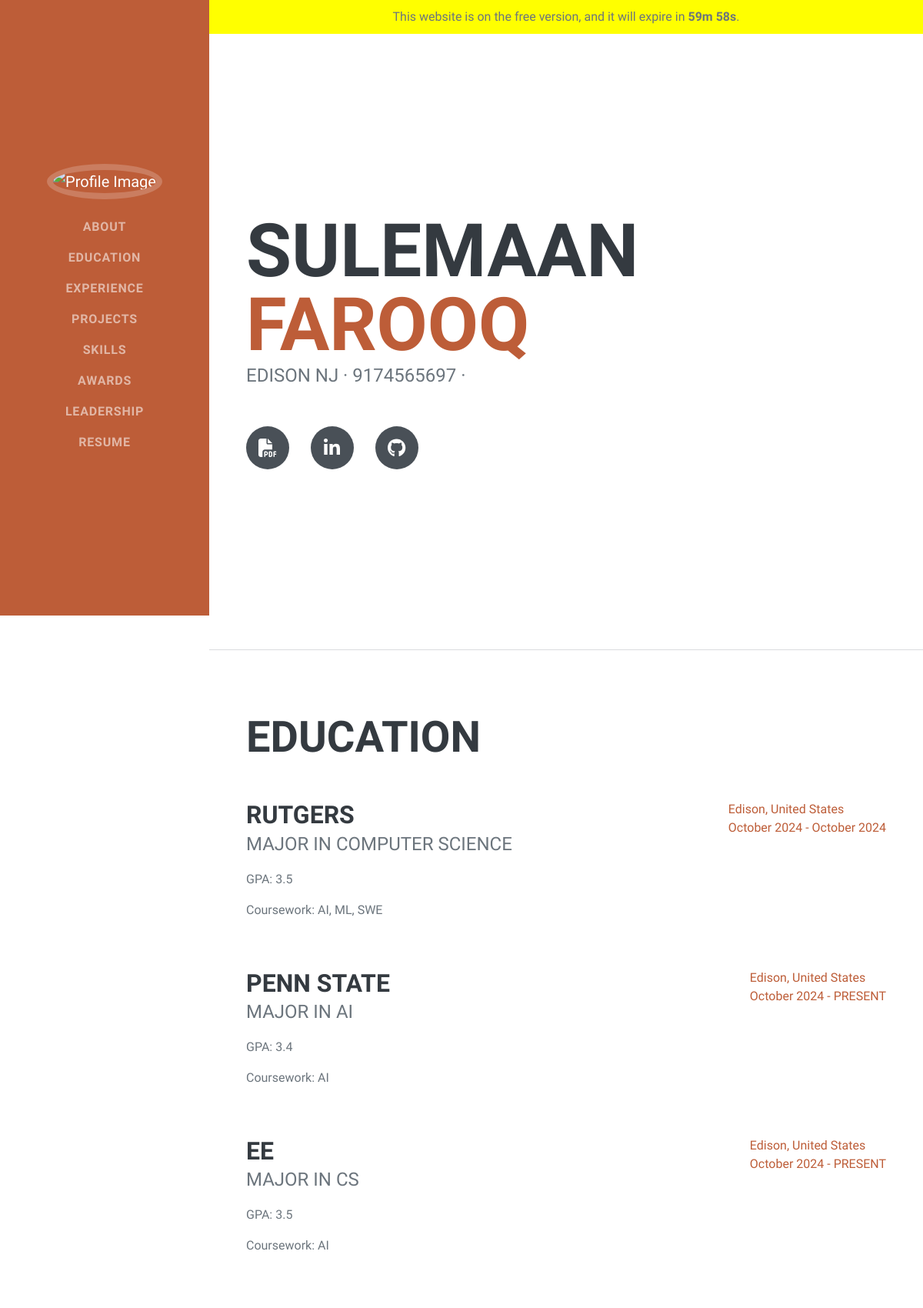
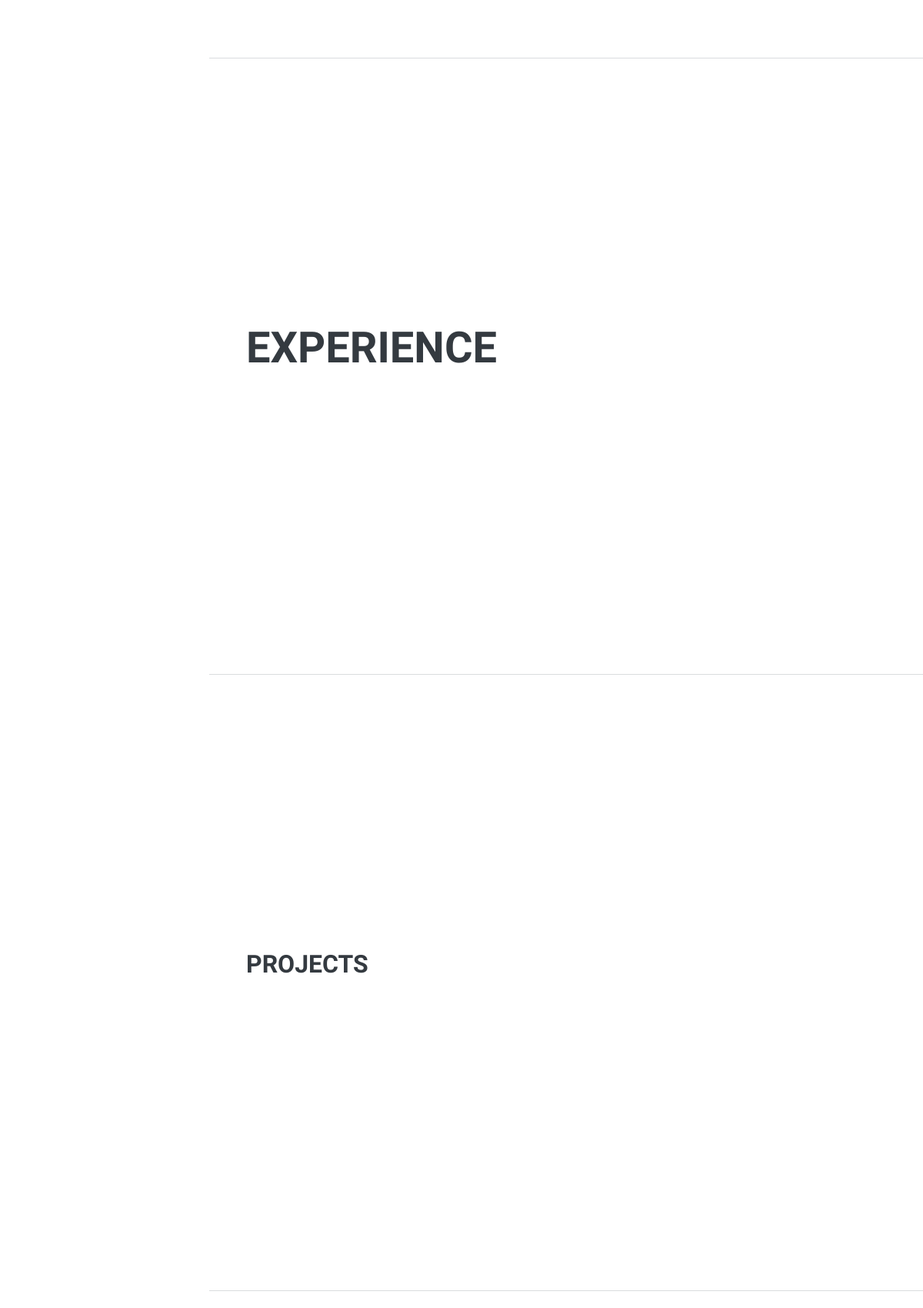
/sulemaan/ (upper part), run on the app's committed database (2 pictures, top to bottom).
### resume_app/models.py (models this page shows, shortened)
class UserProfile(models.Model):
    def profile_image_upload_to(instance, filename):
        return f"profile_pictures/{instance.account.id}.jpg"
    id = models.AutoField(primary_key=True)
    account = models.ForeignKey(Account, on_delete=models.CASCADE, null=True, related_name='account_user_profile')
    first_name = models.CharField(max_length=255)
    last_name = models.CharField(max_length=255)
    phone = models.CharField(max_length=15)
    city = models.CharField(max_length=255)
    state = models.CharField(max_length=255)
    linkedin_link = models.CharField(blank=True, null=True, max_length=255)
    resume_link = models.URLField(blank=True, null=True)
    github_link = models.CharField(blank=True, null=True, max_length=255)
    website_link = models.URLField(blank=True, null=True)
    profile_image = models.ImageField(upload_to=profile_image_upload_to, storage=OverwriteStorage(), blank=True, null=True)
    spoken_languages = models.CharField(max_length=255, blank=True, null=True)
    programming_languages = models.CharField(max_length=255, blank=True, null=True)
    technical_skills = models.CharField(max_length=255, blank=True, null=True)
    leadership = models.CharField(max_length=255, blank=True, null=True)

class Education(models.Model):
    id = models.AutoField(primary_key=True)
    account = models.ForeignKey(Account, on_delete=models.CASCADE, null=True, related_name='account_education')
    institution = models.CharField(max_length=255, blank=True, null=True)
    major = models.CharField(max_length=255, blank=True, null=True)
    minor = models.CharField(max_length=255, blank=True, null=True)
    GPA = models.CharField(max_length=255, blank=True, null=True)
    start_date = models.DateField(default=date.today, null=True)
    end_date = models.DateField(default=date.today, null=True)
    city = models.CharField(max_length=255, blank=True, null=True)
    country = models.CharField(max_length=255, blank=True, null=True)
    current = models.BooleanField(default=False, null=True)
    coursework = models.CharField(max_length=1000, blank=True, null=True)
    DEGREE_CHOICES = [
        ('Bachelor of Science', 'Bachelor of Science'),
        ('Bachelor of Art', 'Bachelor of Art'),
        ('Master of Arts', 'Master of Arts'),
        ('Master of Science', 'Master of Science'),
        ('Master of Business Administration', 'Master of Business Administration'),
        ('Associate of Arts', 'Associate of Arts'),
        ('Associate of Science', 'Associate of Science'),
        ('Associate of Business Administration', 'Associate of Business Administration'),
        ('Associate of Engineering', 'Associate of Engineering'),
        ('Associate of Nursing', 'Associate of Nursing'),
    ]
    degree_type = models.CharField(
        max_length=100,
        choices=DEGREE_CHOICES,
        blank=True,
        null=True,
    )
    def __str__(self):
        return f"{self.id}: {self.account}"

### resume_app/views.py (the view)
# urls.py: path('<str:url_name>/', website, name='website'),
def website(request, url_name):
    try:
        account = Account.objects.get(name=url_name)
        user_profile = get_object_or_404(UserProfile, account=account)
        user_plan = Plan.objects.get(account=account)
        education_list = Education.objects.filter(account=account)  # Use filter to get all related education records
        print("education_list", education_list)
        context = {
            'user_profile': user_profile,
            'account': account,
            'user_plan': user_plan,
            'education_list': education_list,  # Pass the list of education records
        }
        return render(request, 'website.html', context)
    except Account.DoesNotExist:
        print(f"Account with url_name {url_name} does not exist.")
        return render(request, 'home.html', status=404)  # Render a custom 404 page

### resume_app/models.py (called while the page is built)
    def __str__(self):
        return f"{self.id}: {self.name}"

### resume_app/templates/website.html (shortened to what this page needs)
{% load static %}
<!DOCTYPE html>
<html lang="en">
    <head>
        <link href="{% static 'css/styles.css' %}" rel="stylesheet" />
    </head>
    <body>
    <body id="page-top">
        {% if account.tier == "free" %}
            <div id="expiration-banner" style="background-color: yellow; text-align: center; padding: 10px; width: 100%;">
                This website is on the free version, and it will expire in <span id="expiration-time"></span>.
            </div>
        {% endif %}
        <nav class="navbar navbar-expand-lg navbar-dark bg-primary fixed-top" id="sideNav">
            <a class="navbar-brand js-scroll-trigger" href="#page-top">
                <span class="d-none d-lg-block">
                    {% if user_profile.profile_image %}
                        <img class="img-fluid img-profile rounded-circle mx-auto mb-2" src="{% static 'profile_pictures/' %}{{ account.id }}.jpg" alt="Profile Image" />
                    {% else %}
                        <img class="img-fluid img-profile rounded-circle mx-auto mb-2" src="{% static 'profile_pictures/0.jpg' %}" alt="Profile Image" />
                    {% endif %}
                </span>
            </a>
            <div class="collapse navbar-collapse" id="navbarResponsive">
                <ul class="navbar-nav">
                    <li class="nav-item"><a class="nav-link js-scroll-trigger" href="#about">About</a></li>
                    <li class="nav-item"><a class="nav-link js-scroll-trigger" href="#education">Education</a></li>
                    <li class="nav-item"><a class="nav-link js-scroll-trigger" href="#experience">Experience</a></li>
                    <li class="nav-item"><a class="nav-link js-scroll-trigger" href="#projects">Projects</a></li>
                    <li class="nav-item"><a class="nav-link js-scroll-trigger" href="#skills">Skills</a></li>
                    <li class="nav-item"><a class="nav-link js-scroll-trigger" href="#awards">Awards</a></li>
                    <li class="nav-item"><a class="nav-link js-scroll-trigger" href="#Leadership">Leadership</a></li>
                    <li class="nav-item"><a class="nav-link js-scroll-trigger" href="{{user_profile.resume_link}}" target="_blank">Resume</a></li>
                </ul>
            </div>
        </nav>
        <div class="container-fluid p-0">
            <section class="resume-section" id="about">
                <div class="resume-section-content">
                    <h1 class="mb-0">
                        {{user_profile.first_name}}
                        <span class="text-primary">{{user_profile.last_name}}</span>
                    </h1>
                    <div class="subheading mb-5">
                        {{user_profile.city}} {{user_profile.state}} · {{user_profile.phone}} ·
                    </div>
                    <div class="social-icons">
                        <a class="social-icon" href="{{user_profile.resume_link}}" target="_blank"><i class="fa-solid fa-file-pdf"></i></a>
                        <a class="social-icon" href="{{user_profile.linkedin_link}}" target="_blank" ><i class="fab fa-linkedin-in"></i></a>
                        <a class="social-icon" href="{{user_profile.github_link}}" target="_blank"><i class="fab fa-github"></i></a>
                    </div>
                </div>
            </section>
            <hr class="m-0" />
            <section class="resume-section" id="education">
                <div class="resume-section-content">
                    <h2 class="mb-5">Education</h2>
                    {% if education_list %}
                        {% for education in education_list %}
                            <div class="d-flex flex-column flex-md-row justify-content-between mb-5">
                                <div class="flex-grow-1">
                                    <h3 class="mb-0">{{ education.institution|default_if_none:"Institution not provided" }}</h3>
                                    {% if education.major %}
                                        <div class="subheading mb-3">Major in {{ education.major }}</div>
                                    {% endif %}
                                    {% if education.GPA %}
                                        <p>GPA: {{ education.GPA }}</p>
                                    {% endif %}
                                    {% if education.coursework %}
                                        <p>Coursework: {{ education.coursework }}</p>
                                    {% endif %}
                                </div>
                                <div class="flex-shrink-0">
                                    <span class="text-primary">
                                        {% if education.city and education.country %}
                                            {{ education.city }}, {{ education.country }} <br>
                                        {% endif %}
                                        {{ education.start_date|date:"F Y" }} -
                                        {% if education.current %}
                                            PRESENT
                                        {% else %}
                                            {{ education.end_date|date:"F Y" }}
                                        {% endif %}
                                    </span>
                                </div>
                            </div>
                        {% endfor %}
                    {% else %}
                        <p>No education records found.</p>
                    {% endif %}
                </div>
            </section>
            <hr class="m-0" />
            <section class="resume-section" id="experience">
                <div class="resume-section-content">
                    <h2 class="mb-5">Experience</h2>
                </div>
            </section>
            <hr class="m-0" />
            <section class="resume-section" id="projects">
                <div class="d-flex flex-column flex-md-row justify-content-between mb-5">
                    <div class="flex-grow-1">
                        <h3 class="mb-0">PROJECTS</h3>
                    </div>
                </div>
            </section>
            <hr class="m-0" />
            <section class="resume-section" id="skills">
            </section>
        </div>
    </body>
</html>

### data on the page
UserProfile: first_name "SULEMAAN", last_name "FAROOQ", city "EDISON", state "NJ", phone "9174565697"
Education: institution "RUTGERS", major "COMPUTER SCIENCE", GPA "3.5", coursework "AI, ML, SWE", city "Edison", country "United States", start_date "October 2024", end_date "October 2024"
Education: institution "PENN STATE", major "AI", GPA "3.4", coursework "AI", city "Edison", country "United States", start_date "October 2024", current "PRESENT"
Education: institution "EE", major "CS", GPA "3.5", coursework "AI", city "Edison", country "United States", start_date "October 2024", current "PRESENT"
